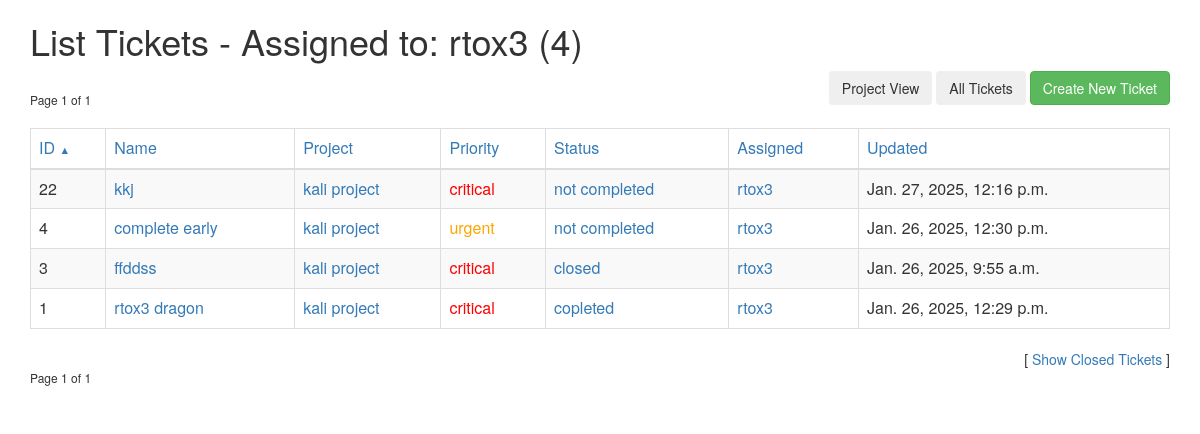
The app's page /tickets/?assigned_to=1 (signed in), older data.
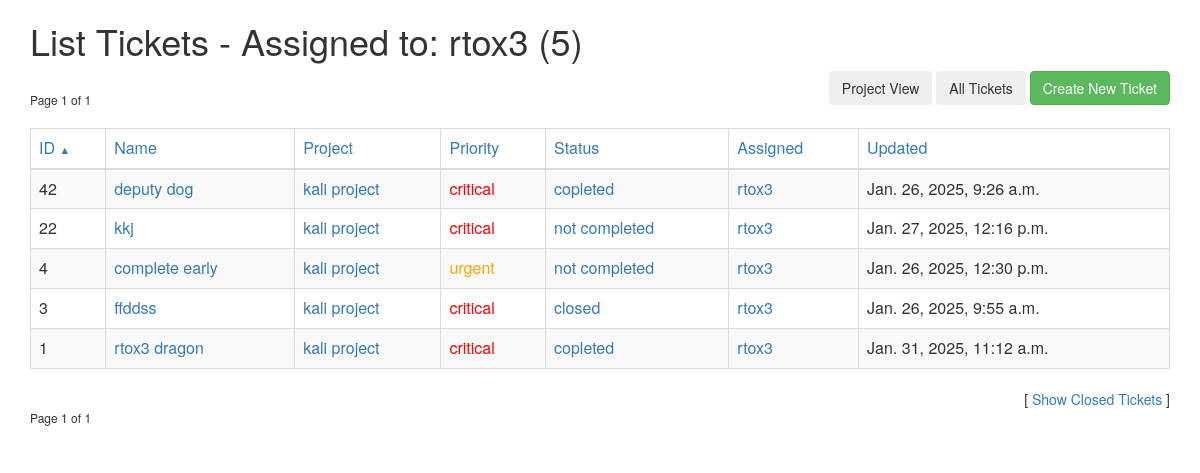
The same page, newer data.
### simpleticket/models.py (models this page shows, shortened)
class Ticket(models.Model):
    project = models.ForeignKey(Project, null=True, on_delete=models.CASCADE)
    name = models.CharField(max_length=28)
    desc = models.TextField()
    priority = models.ForeignKey(Priority, on_delete=models.CASCADE)
    status = models.ForeignKey(Status, on_delete=models.CASCADE)  # Use ForeignKey to Status
    creation_time = models.DateTimeField()
    update_time = models.DateTimeField()
    created_by = models.ForeignKey(
        settings.AUTH_USER_MODEL, null=True, related_name='tickets_created', on_delete=models.CASCADE
    )
    assigned_to = models.ForeignKey(
        settings.AUTH_USER_MODEL, null=True, related_name='tickets_assigned', on_delete=models.CASCADE
    )
    time_logged = models.FloatField(default=0)
    class Meta:
        permissions = [
            ('can_view_status', 'Can view ticket status'),
            ('can_change_status', 'Can change ticket status'),
            ('assign_ticket', 'Can assign tickets'),
        ]

class Project(models.Model):
    name = models.CharField(max_length=32)
    is_default = models.BooleanField(default=False)

class Priority(models.Model):
    name = models.CharField(max_length=32)
    value = models.IntegerField()
    is_default = models.BooleanField(default=False)
    display_color = models.TextField(max_length=16, default="#000000")

class Status(models.Model):
    name = models.CharField(max_length=32)
    is_default = models.BooleanField(default=False)
    hide_by_default = models.BooleanField(default=False)
    def __str__(self):
        return self.name

### simpleticket/views.py (the view)
# urls.py: path('', views.view_all, name='view_all'),
@login_required
def view_all(request):
    assigned_filter = request.GET.get("assigned_to")
    created_filter = request.GET.get("created_by")
    priority_filter = request.GET.get("priority")
    status_filter = request.GET.get("status")
    project_filter = request.GET.get("project")
    closed_filter = request.GET.get("show_closed")
    sort_setting = request.GET.get("sort")
    order_setting = request.GET.get("order")
    if not sort_setting:
        sort_setting = "id"
    if not order_setting:
        order_setting = "dsc"
    args = {}
    if assigned_filter and assigned_filter != 'unassigned':
        args['assigned_to'] = assigned_filter
    if assigned_filter and assigned_filter == 'unassigned':
        args['assigned_to__exact'] = None
    if created_filter:
        args['created_by'] = created_filter
    if priority_filter:
        args['priority'] = priority_filter
    if status_filter:
        args['status'] = status_filter
    if project_filter:
        args['project'] = project_filter
    tickets = Ticket.objects.filter(**args)
    if not closed_filter or closed_filter.lower() != "true":
        tickets = tickets.exclude(status__hide_by_default=True)
    sort_filter = sort_setting
    if sort_filter == 'assigned':
        sort_filter = 'assigned_to'
    if sort_filter == 'updated':
        sort_filter = 'update_time'
    if order_setting == 'dsc':
        sort_filter = '-' + sort_filter
    tickets = tickets.order_by(sort_filter)
    try:
        filterArray = []
        if assigned_filter and assigned_filter != 'unassigned':
            assigned = User.objects.get(pk=assigned_filter)
            filterArray.append("Assigned to: " + assigned.username)
        if assigned_filter and assigned_filter == 'unassigned':
            filterArray.append("Assigned to: Unassigned")
        if created_filter:
            created = User.objects.get(pk=created_filter)
            filterArray.append("Assigned to: " + created.username)
        if priority_filter:
            priority = Priority.objects.get(pk=priority_filter)
            filterArray.append("Priority: " + priority.name)
        if status_filter:
            status = Status.objects.get(pk=status_filter)
            filterArray.append("Status: " + status.name)
        if project_filter:
            project = Project.objects.get(pk=project_filter)
            filterArray.append("Project: " + project.name)
        if filterArray:
            filter = ', '.join(filterArray)
        else:
            filter = "All"
        filter_message = None
    except Exception as e:
        filter = "Filter Error"
        filter_message = e
    if tickets.count() < 1:
        filter_message = "No tickets meet the current filtering critera."
    get_dict = request.GET.copy()
    if get_dict.get('show_closed'):
        del get_dict['show_closed']
    if get_dict.get('sort'):
        del get_dict['sort']
    if get_dict.get('order'):
        del get_dict['order']
    base_url = request.path_info + "?" + urlencode(get_dict)
    if closed_filter == 'true':
        show_closed = 'true'
    else:
        show_closed = 'false'
    paginator = Paginator(tickets, 20)
    try: # Make sure page request is an int. If not, deliver first page.
        page = int(request.GET.get('page', '1'))
    except ValueError:
        page = 1
    try:
        tickets = paginator.page(page)
    except (EmptyPage, InvalidPage):
        tickets = paginator.page(paginator.num_pages)
    pairs = []
    for key in request.GET.keys():
        if key != 'page':
            pairs.append(key + "=" + request.GET.get(key))
    if tickets.has_next():
        pairs.append('page=' + str(tickets.next_page_number()))
    else:
        pairs.append('page=0')
    get_params = '&'.join(pairs)
    next_link = request.path + '?' + get_params
    pairs = []
    for key in request.GET.keys():
        if key != 'page':
            pairs.append(key + "=" + request.GET.get(key))
    if tickets.has_previous():
        pairs.append('page=' + str(tickets.previous_page_number()))
    else:
        pairs.append('page=0')
    get_params = '&'.join(pairs)
    prev_link = request.path + '?' + get_params
    return render(request, 'view_all.html', {'tickets': tickets, 'filter': filter,
                                                          'filter_message': filter_message, 'base_url': base_url,
                                                          'next_link': next_link, 'prev_link': prev_link,
                                                          'sort': sort_setting, 'order': order_setting,
                                                          'show_closed': show_closed})

### templates/view_all.html (shortened to what the changed rows need)
{% extends "base.html" %}
{% block pagename %}List Tickets - {{ filter }} ({{ tickets.paginator.count }}){% endblock %}
{% block content %}
    {% if tickets.object_list.count > 0 %}
        <div class="pagination">
            <span class="step-links">
            </span>
        </div>
    {% endif %}
    <div id="create-ticket-div">
        <button id="project-view-button" class="btn ticket-button">Project View</button>
        <button id="view-all-button" class="btn ticket-button" {% if filter == 'All' %}disabled="disabled"{% endif %}>All Tickets</button>
        <button id="create-ticket-button" class="btn btn-success ticket-button">Create New Ticket</button>
    </div>
    {% if tickets.object_list.count > 0 %}
        <table class="table table-striped table-bordered table-hover">
            <thead>
                <tr class="list-head">
                    <td><a href="{{ base_url }}&show_closed={{ show_closed }}&sort=id{% if sort != 'id' or order == 'dsc' %}&order=asc{% else %}&order=dsc{% endif %}">
                    </a></td>
                    <td><a href="{{ base_url }}&show_closed={{ show_closed }}&sort=name{% if sort != 'name' or order == 'dsc' %}&order=asc{% else %}&order=dsc{% endif %}">
                    </a></td>
                    <td><a href="{{ base_url }}&show_closed={{ show_closed }}&sort=project{% if sort != 'project' or order == 'dsc' %}&order=asc{% else %}&order=dsc{% endif %}">
                    </a></td>
                    <td><a href="{{ base_url }}&show_closed={{ show_closed }}&sort=priority{% if sort != 'priority' or order == 'dsc' %}&order=asc{% else %}&order=dsc{% endif %}">
                    </a></td>
                    <td><a href="{{ base_url }}&show_closed={{ show_closed }}&sort=status{% if sort != 'status' or order == 'dsc' %}&order=asc{% else %}&order=dsc{% endif %}">
                    </a></td>
                    <td><a href="{{ base_url }}&show_closed={{ show_closed }}&sort=assigned{% if sort != 'assigned' or order == 'dsc' %}&order=asc{% else %}&order=dsc{% endif %}">
                    </a></td>
                    <td><a href="{{ base_url }}&show_closed={{ show_closed }}&sort=updated{% if sort != 'updated' or order == 'dsc' %}&order=asc{% else %}&order=dsc{% endif %}">
                    </a></td>
                </tr>
            </thead>
            <tbody>
                {% for ticket in tickets.object_list %}
                    <tr class="{% cycle 'odd' 'even' %}">
                        <td>{{ ticket.id }}</td>
                        <td><a href="/tickets/view/{{ ticket.id }}/">{{ ticket.name }}</a></td>
                        <td><a href="/tickets/?project={{ ticket.project.id }}">{{ ticket.project.name }}</a></td>
                        <td><a href="/tickets/?priority={{ ticket.priority.id }}" style="color: {{ ticket.priority.display_color }};">{{ ticket.priority.name }}</a></td>
                        <td><a href="/tickets/?status={{ ticket.status.id }}">{{ ticket.status }}</a></td>
                        {% if ticket.assigned_to %}
                            <td><a href="/tickets/?assigned_to={{ ticket.assigned_to.id }}">{{ ticket.assigned_to }}</a></td>
                        {% else %}
                            <td><a href="/tickets/?assigned_to=unassigned">Unassigned</a></td>
                        {% endif %}
                        <td>{{ ticket.update_time }}</td>
                    </tr>
                {% endfor %}
            </tbody>
        </table>
        <div class="pagination">
            <span class="step-links">
            </span>
        </div>
    {% else %}
        <br/><br/>
    {% endif %}
    {% if show_closed == 'true' %}
        <div class="show-closed">[ <a href="{{ base_url }}&show_closed=false&sort={{ sort }}&order={{ order }}">Hide Closed Tickets</a> ]</div>
    {% else %}
        <div class="show-closed">[ <a href="{{ base_url }}&show_closed=true&sort={{ sort }}&order={{ order }}">Show Closed Tickets</a> ]</div>
    {% endif %}
    <br/>
{% endblock %}

Row changes from the older to the newer data that the page shows:
added Ticket: id "42", name "deputy dog", project.name "kali project", priority.name "critical", status "copleted", assigned_to "rtox3", update_time "Jan. 26, 2025, 9:26 a.m."
changed Ticket "rtox3 dragon": update_time "Jan. 26, 2025, 12:29 p.m." → "Jan. 31, 2025, 11:12 a.m."
Text that changed along with them:
{{ tickets.paginator.count }}: "4" → "5"
